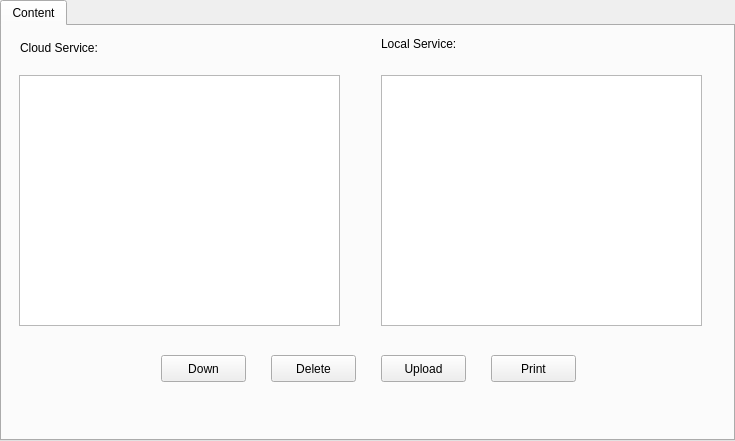
<?xml version="1.0" encoding="UTF-8"?>
<ui version="4.0">
 <class>QCloudForm</class>
 <widget class="QWidget" name="QCloudForm">
  <property name="geometry">
   <rect>
    <x>0</x>
    <y>0</y>
    <width>735</width>
    <height>441</height>
   </rect>
  </property>
  <property name="windowTitle">
   <string>Form</string>
  </property>
  <layout class="QHBoxLayout" name="horizontalLayout">
   <property name="leftMargin">
    <number>0</number>
   </property>
   <property name="topMargin">
    <number>0</number>
   </property>
   <property name="rightMargin">
    <number>0</number>
   </property>
   <property name="bottomMargin">
    <number>0</number>
   </property>
   <item>
    <widget class="QTabWidget" name="tabWidget_cloud">
     <property name="currentIndex">
      <number>0</number>
     </property>
     <widget class="QWidget" name="tab">
      <attribute name="title">
       <string>Content</string>
      </attribute>
      <layout class="QGridLayout" name="gridLayout">
       <property name="bottomMargin">
        <number>9</number>
       </property>
       <item row="0" column="0">
        <widget class="QWidget" name="widgetCloud" native="true">
         <widget class="QCPushButton" name="pushButton_del">
          <property name="geometry">
           <rect>
            <x>260</x>
            <y>320</y>
            <width>85</width>
            <height>27</height>
           </rect>
          </property>
          <property name="text">
           <string>Delete</string>
          </property>
         </widget>
         <widget class="QCPushButton" name="btn_print">
          <property name="geometry">
           <rect>
            <x>480</x>
            <y>320</y>
            <width>85</width>
            <height>27</height>
           </rect>
          </property>
          <property name="text">
           <string>Print</string>
          </property>
         </widget>
         <widget class="QCPushButton" name="pushButton_down">
          <property name="geometry">
           <rect>
            <x>150</x>
            <y>320</y>
            <width>85</width>
            <height>27</height>
           </rect>
          </property>
          <property name="text">
           <string>Down</string>
          </property>
         </widget>
         <widget class="QCPushButton" name="pushButton_upload">
          <property name="geometry">
           <rect>
            <x>370</x>
            <y>320</y>
            <width>85</width>
            <height>27</height>
           </rect>
          </property>
          <property name="text">
           <string>Upload</string>
          </property>
         </widget>
         <widget class="QLabel" name="label">
          <property name="geometry">
           <rect>
            <x>9</x>
            <y>4</y>
            <width>96</width>
            <height>17</height>
           </rect>
          </property>
          <property name="text">
           <string>Cloud Service:</string>
          </property>
         </widget>
         <widget class="QLabel" name="label_2">
          <property name="geometry">
           <rect>
            <x>370</x>
            <y>0</y>
            <width>92</width>
            <height>17</height>
           </rect>
          </property>
          <property name="text">
           <string>Local Service:</string>
          </property>
         </widget>
         <widget class="QCloudTreeWidget" name="treeCloud">
          <property name="geometry">
           <rect>
            <x>8</x>
            <y>40</y>
            <width>321</width>
            <height>251</height>
           </rect>
          </property>
         </widget>
         <widget class="QCloudLocalTreeWidget" name="treeLocal">
          <property name="geometry">
           <rect>
            <x>370</x>
            <y>40</y>
            <width>321</width>
            <height>251</height>
           </rect>
          </property>
         </widget>
        </widget>
       </item>
      </layout>
     </widget>
    </widget>
   </item>
  </layout>
 </widget>
 <customwidgets>
  <customwidget>
   <class>QCPushButton</class>
   <extends>QPushButton</extends>
   <header>qcpushbutton.h</header>
  </customwidget>
  <customwidget>
   <class>QCloudTreeWidget</class>
   <extends>QTreeView</extends>
   <header>qcloudtreewidget.h</header>
  </customwidget>
  <customwidget>
   <class>QCloudLocalTreeWidget</class>
   <extends>QTreeView</extends>
   <header>qcloudlocaltreewidget.h</header>
  </customwidget>
 </customwidgets>
 <resources/>
 <connections/>
 <slots>
  <slot>heartbeatclick()</slot>
  <slot>getdirclick()</slot>
  <slot>getfilesclick()</slot>
  <slot>upload()</slot>
 </slots>
</ui>
